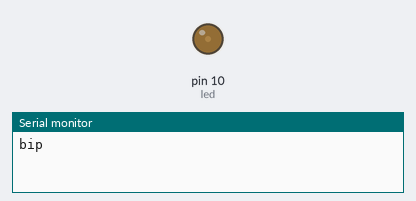
Bench run of a sketch on a simulated Arduino Uno, built with avr-gcc and run on an emulated ATmega328P. Shown: output pins drawn as LEDs (lit = HIGH), the last lines printed to the serial monitor.

Above: at 0.05 s.
At 2.9 s:
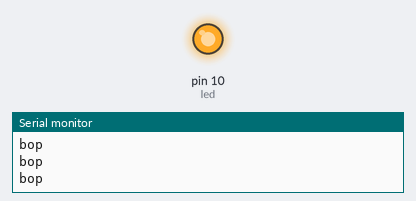
Timing chart, 0 to 12.4 s (numbered marks = the images above):
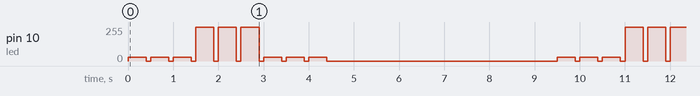

Measured:
- by itself, pin 10 (led): repeats every 9.5 s: 2 × (0/255 0.10 s, 30/255 0.40 s), 3 × (0/255 0.10 s, 255/255 0.40 s), 3 × (0/255 0.10 s, 30/255 0.40 s), 0/255 5.1 s, 30/255 0.40 s

The sketch:

ask_p2.ino
```cpp
int led = 10;
int i, j;

void setup(){

  Serial.begin(9600);
  pinMode(led, OUTPUT);
}

void loop(){

  for(i=0;i<6;i++){

    Serial.println("bip");
    analogWrite(led, 30);
    delay(400);
    digitalWrite(led, LOW);
    delay(100);


    if(i==2){ // if "i" was equal to 3, the led would be lighting 4 times already

      for(j=0;j<3;j++){

        Serial.println("bop");
        digitalWrite(led, HIGH);
        delay(400);
        digitalWrite(led, LOW);
        delay(100);
      }
    }
  }

  delay(5000);
}
```
